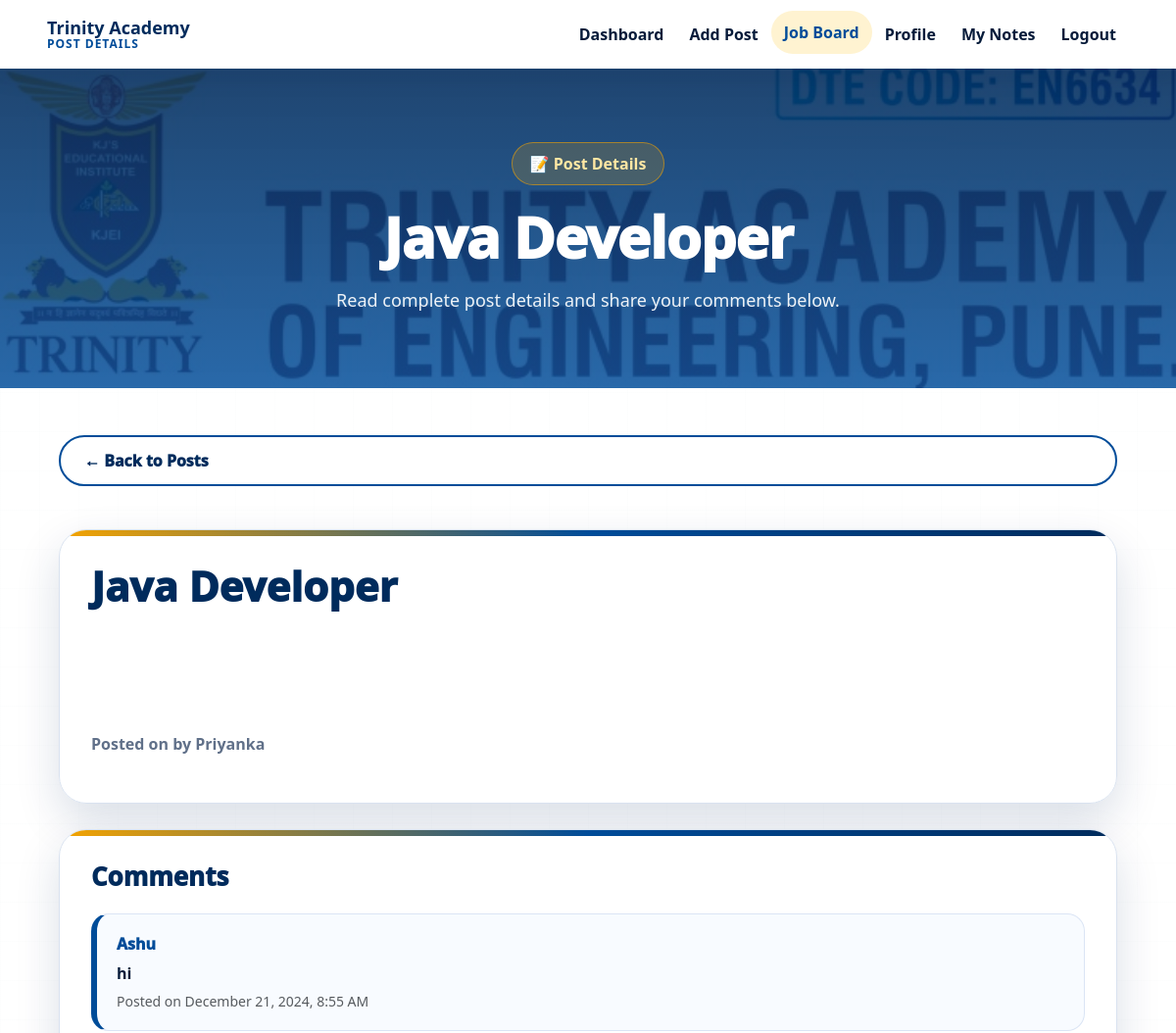
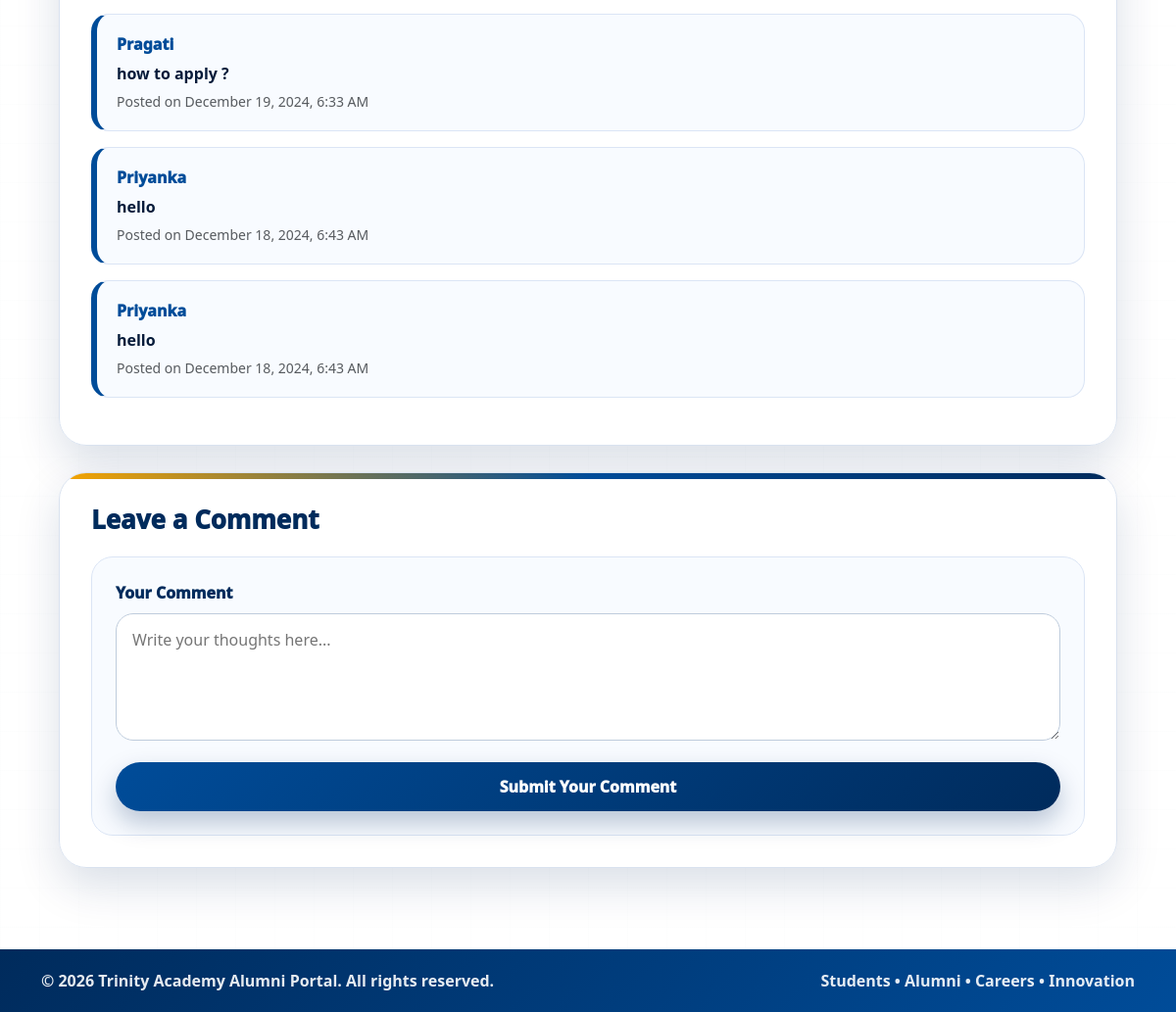
Screenshot of /view_post_alumini/3/ (signed in) with the database file from the repository (2 pictures, top to bottom).
### myApp/models.py (models this page shows, shortened)
class Post(models.Model):
    POST_TYPE_CHOICES = [
        ('job', 'Job'),
        ('internship', 'Internship'),
    ]
    user = models.ForeignKey(User, on_delete=models.CASCADE, default=1)
    post_type = models.CharField(
        max_length=10,
        choices=POST_TYPE_CHOICES,
        default='Job',  # default value can be 'Job' or 'Internship'
    )
    title = models.CharField(max_length=200)
    company_name = models.CharField(max_length=150)
    location = models.CharField(max_length=100)
    qualification = models.CharField(max_length=255, default="Not Specified")
    role_responsibility = models.TextField(default="Not Specified")
    skills = models.CharField(max_length=255,default="Not Specified")
    description = models.TextField()
    closing_date = models.DateField(null=True, blank=True)
    post_date = models.DateField(null=True, blank=True, default=datetime.date.today)

class Comment(models.Model):
    post = models.ForeignKey('Post', on_delete=models.CASCADE, related_name='comments')
    user = models.ForeignKey(User, on_delete=models.CASCADE)
    comment = models.TextField()
    created_at = models.DateTimeField(auto_now_add=True)

### myApp/views.py (the view)
# urls.py: path('view_post_alumini/<int:post_id>/', views.view_post_alumini, name='view_post_alumini'),# View a specific post with comments
@login_required
def view_post_alumini(request, post_id):
    from .models import Post, Comment
    from .forms import CommentForm
    post = Post.objects.get(id=post_id)
    comments = Comment.objects.filter(post=post).order_by('-created_at')
    if request.method == 'POST':
        comment_form = CommentForm(request.POST)
        if comment_form.is_valid():
            comment = comment_form.save(commit=False)
            comment.user = request.user  # Assign the logged-in user
            comment.post = post  # Associate the comment with the current post
            comment.save()  # Save the comment
            return redirect('view_post_alumini', post_id=post.id)
    else:
        comment_form = CommentForm()
    return render(request, 'alumni/view_post_alumini.html', {
        'post': post,
        'comments': comments,
        'comment_form': comment_form,
    })

### myApp/forms.py
class CommentForm(forms.ModelForm):
    class Meta:
        model = Comment
        fields = ['comment']

### templates/alumni/view_post_alumini.html (shortened to what this page needs)
{% load static %}
<!DOCTYPE html>
<html lang="en">
<head>
    <link href="https://cdn.jsdelivr.net/npm/bootstrap@5.3.0-alpha3/dist/css/bootstrap.min.css" rel="stylesheet">
</head>
<body>
<nav class="navbar navbar-expand-lg main-navbar">
    <div class="container-fluid px-lg-5">
        <a class="navbar-brand" href="{% url 'alumni_dashboard' %}">
            <span>
                <span class="brand-title">Trinity Academy</span>
                <span class="brand-subtitle">POST DETAILS</span>
            </span>
        </a>
        <div class="collapse navbar-collapse show" id="navbarNav">
            <ul class="navbar-nav ms-auto align-items-lg-center">
                <li class="nav-item"><a class="nav-link" href="{% url 'alumni_dashboard' %}">Dashboard</a></li>
                <li class="nav-item"><a class="nav-link" href="{% url 'create_post' %}">Add Post</a></li>
                <li class="nav-item"><a class="nav-link active" href="{% url 'post_board' %}">Job Board</a></li>
                <li class="nav-item"><a class="nav-link" href="{% url 'view_alumni_profile' %}">Profile</a></li>
                <li class="nav-item"><a class="nav-link" href="{% url 'view_uploaded_notes' %}">My Notes</a></li>
                <li class="nav-item"><a class="nav-link" href="{% url 'logout' %}">Logout</a></li>
            </ul>
        </div>
    </div>
</nav>
<section class="page-hero">
    <div class="hero-content">
        <span class="hero-chip">📝 Post Details</span>
        <h1>{{ post.title }}</h1>
        <p>Read complete post details and share your comments below.</p>
    </div>
</section>
<section class="page-wrapper">
    <div class="post-layout">
        <a href="{% url 'post_board' %}" class="btn-back reveal-card">← Back to Posts</a>
        <div class="content-card reveal-card">
            <h2 class="post-title">{{ post.title }}</h2>
            <div class="post-text">
            </div>
            <p class="post-meta">
                Posted on {{ post.created_at|date:"F j, Y" }}
                by <strong>{{ post.user.username }}</strong>
            </p>
        </div>
        <div class="content-card reveal-card">
            <h4 class="card-heading">Comments</h4>
            {% for comment in comments %}
                <div class="comment-card">
                    <strong>{{ comment.user.username }}</strong>
                    <p class="mb-1">{{ comment.comment }}</p>
                    <small class="text-muted">
                        Posted on {{ comment.created_at|date:"F j, Y, g:i A" }}
                    </small>
                </div>
            {% empty %}
                <p class="text-muted fw-bold mb-0">No comments yet. Be the first to comment!</p>
            {% endfor %}
        </div>
        <div class="content-card reveal-card">
            <h4 class="card-heading">Leave a Comment</h4>
            <form method="POST" class="comment-form-box">
                <div class="mb-3">
                    <label for="comment" class="form-label">Your Comment</label>
                    <textarea
                        id="comment"
                        name="comment"
                        rows="4"
                        placeholder="Write your thoughts here..."></textarea>
                </div>
                <button type="submit" class="btn-theme w-100">Submit Your Comment</button>
            </form>
        </div>
    </div>
</section>
<footer class="footer">
    <div class="container d-flex justify-content-between flex-wrap gap-2">
        <p>&copy; 2026 Trinity Academy Alumni Portal. All rights reserved.</p>
        <p>Students • Alumni • Careers • Innovation</p>
    </div>
</footer>
</body>
</html>

### rows the page displays
Post: title "Java Developer", user.username "Priyanka"
Comment: user.username "Ashu", comment "hi", created_at "December 21, 2024, 8:55 AM"
Comment: user.username "Pragati", comment "how to apply ?", created_at "December 19, 2024, 6:33 AM"
Comment: user.username "Priyanka", comment "hello", created_at "December 18, 2024, 6:43 AM"
Comment: user.username "Priyanka", comment "hello", created_at "December 18, 2024, 6:43 AM"
